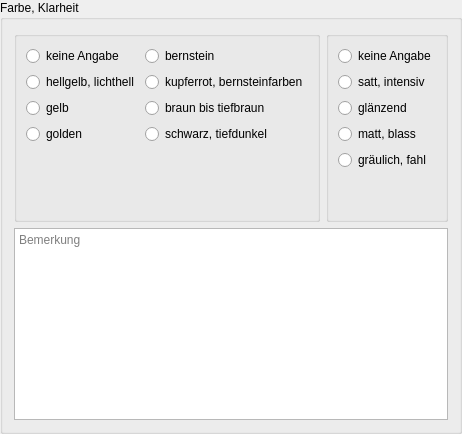
         <widget class="QGroupBox" name="groupBox2">
          <property name="title">
           <string>Farbe, Klarheit</string>
          </property>
          <layout class="QGridLayout" name="gridLayout_11">
           <item row="0" column="0">
            <widget class="QGroupBox" name="groupBox_34">
             <layout class="QGridLayout" name="gridLayout_15">
              <item row="2" column="0">
               <widget class="QRadioButton" name="rbFarbe_5">
                <property name="text">
                 <string>gelb</string>
                </property>
               </widget>
              </item>
              <item row="1" column="1">
               <widget class="QRadioButton" name="rbFarbe_8">
                <property name="text">
                 <string>kupferrot, bernsteinfarben</string>
                </property>
               </widget>
              </item>
              <item row="0" column="0">
               <widget class="QRadioButton" name="rbFarbe_ka">
                <property name="text">
                 <string>keine Angabe</string>
                </property>
               </widget>
              </item>
              <item row="2" column="1">
               <widget class="QRadioButton" name="rbFarbe_9">
                <property name="text">
                 <string>braun bis tiefbraun</string>
                </property>
               </widget>
              </item>
              <item row="3" column="0">
               <widget class="QRadioButton" name="rbFarbe_6">
                <property name="text">
                 <string>golden</string>
                </property>
               </widget>
              </item>
              <item row="0" column="1">
               <widget class="QRadioButton" name="rbFarbe_7">
                <property name="text">
                 <string>bernstein</string>
                </property>
               </widget>
              </item>
              <item row="1" column="0">
               <widget class="QRadioButton" name="rbFarbe_4">
                <property name="text">
                 <string>hellgelb, lichthell</string>
                </property>
               </widget>
              </item>
              <item row="3" column="1">
               <widget class="QRadioButton" name="rbFarbe_10">
                <property name="text">
                 <string>schwarz, tiefdunkel</string>
                </property>
               </widget>
              </item>
              <item row="4" column="0">
               <spacer name="verticalSpacer_8">
                <property name="orientation">
                 <enum>Qt::Vertical</enum>
                </property>
                <property name="sizeHint" stdset="0">
                 <size>
                  <width>20</width>
                  <height>40</height>
                 </size>
                </property>
               </spacer>
              </item>
             </layout>
            </widget>
           </item>
           <item row="0" column="1">
            <widget class="QGroupBox" name="groupBox_31">
             <layout class="QVBoxLayout" name="verticalLayout_8">
              <item>
               <widget class="QRadioButton" name="rbFarbe_ka2">
                <property name="text">
                 <string>keine Angabe</string>
                </property>
               </widget>
              </item>
              <item>
               <widget class="QRadioButton" name="rbFarbe_0">
                <property name="text">
                 <string>satt, intensiv</string>
                </property>
               </widget>
              </item>
              <item>
               <widget class="QRadioButton" name="rbFarbe_1">
                <property name="text">
                 <string>glänzend</string>
                </property>
               </widget>
              </item>
              <item>
               <widget class="QRadioButton" name="rbFarbe_2">
                <property name="text">
                 <string>matt, blass</string>
                </property>
               </widget>
              </item>
              <item>
               <widget class="QRadioButton" name="rbFarbe_3">
                <property name="text">
                 <string>gräulich, fahl</string>
                </property>
               </widget>
              </item>
              <item>
               <spacer name="verticalSpacer_7">
                <property name="orientation">
                 <enum>Qt::Vertical</enum>
                </property>
                <property name="sizeHint" stdset="0">
                 <size>
                  <width>20</width>
                  <height>40</height>
                 </size>
                </property>
               </spacer>
              </item>
             </layout>
            </widget>
           </item>
           <item row="1" column="0" colspan="2">
            <widget class="QPlainTextEdit" name="tbFarbe">
             <property name="minimumSize">
              <size>
               <width>0</width>
               <height>42</height>
              </size>
             </property>
             <property name="toolTip">
              <string>&lt;html&gt;&lt;head/&gt;&lt;body&gt;&lt;p&gt;Hier ist Platz für frei formulierte &lt;span style=&quot; font-weight:600;&quot;&gt;Ausführungen&lt;/span&gt; zu Farbe und Klarheit.&lt;/p&gt;&lt;p&gt;Im Blickpunkt kann die sortentypische Farbe des Bieres stehen.&lt;/p&gt;&lt;p&gt;Beispiele: Ein Altbier wird falsch erscheinen, wenn es strohgelb ist. Ein goldbraunes Pilsbier ist sortenuntypisch. Falsch würde ein Hefeweizen beurteilt, das kristallklar und durchsichtig ist. Neben der Farbe wird also auch die Klarheit des Bieres wahrgenommen.&lt;/p&gt;&lt;p&gt;&lt;span style=&quot; font-weight:600; color:#fc0107;&quot;&gt;Achtung: &lt;/span&gt;Ein Sud muss im &lt;span style=&quot; font-weight:600;&quot;&gt;Tab Abfülldaten &lt;/span&gt;als abgefüllt markiert worden sein, bevor man ihn hier tätig werden kann.&lt;/p&gt;&lt;/body&gt;&lt;/html&gt;</string>
             </property>
             <property name="placeholderText">
              <string>Bemerkung</string>
             </property>
            </widget>
           </item>
          </layout>
         </widget>
